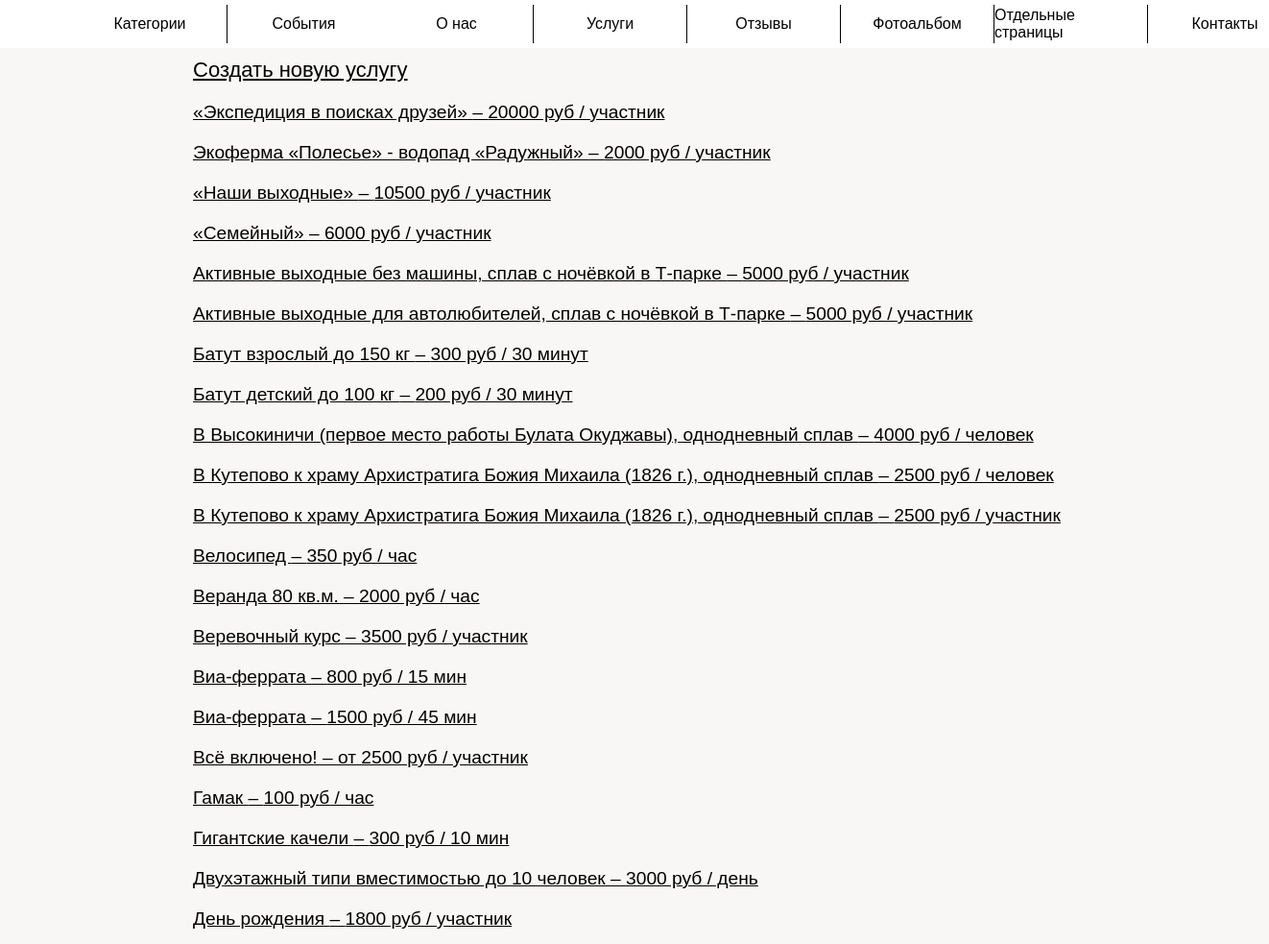
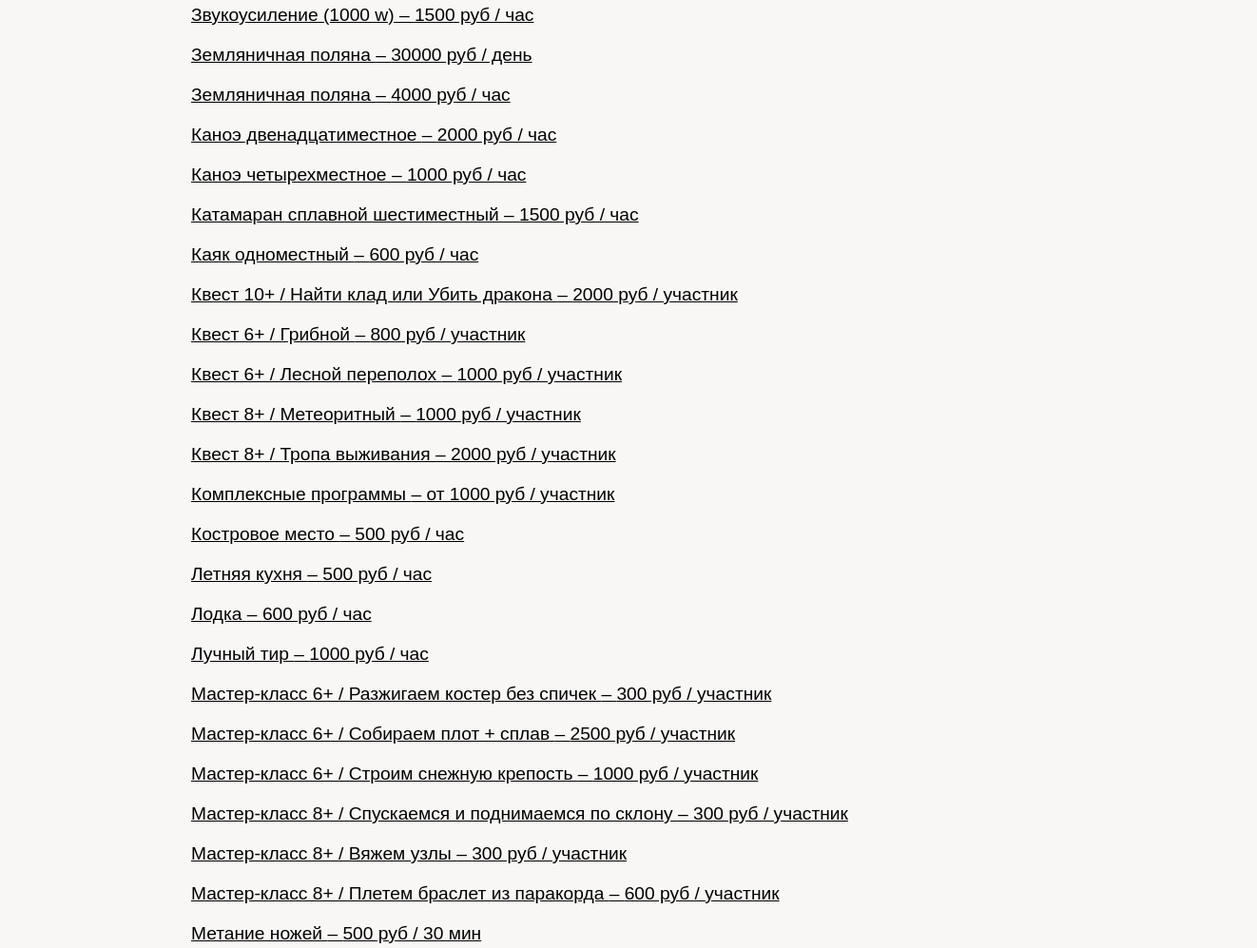
/admin_panel/all_services (signed in, upper part), run on an earlier commit of the app's database (2 pictures, top to bottom).
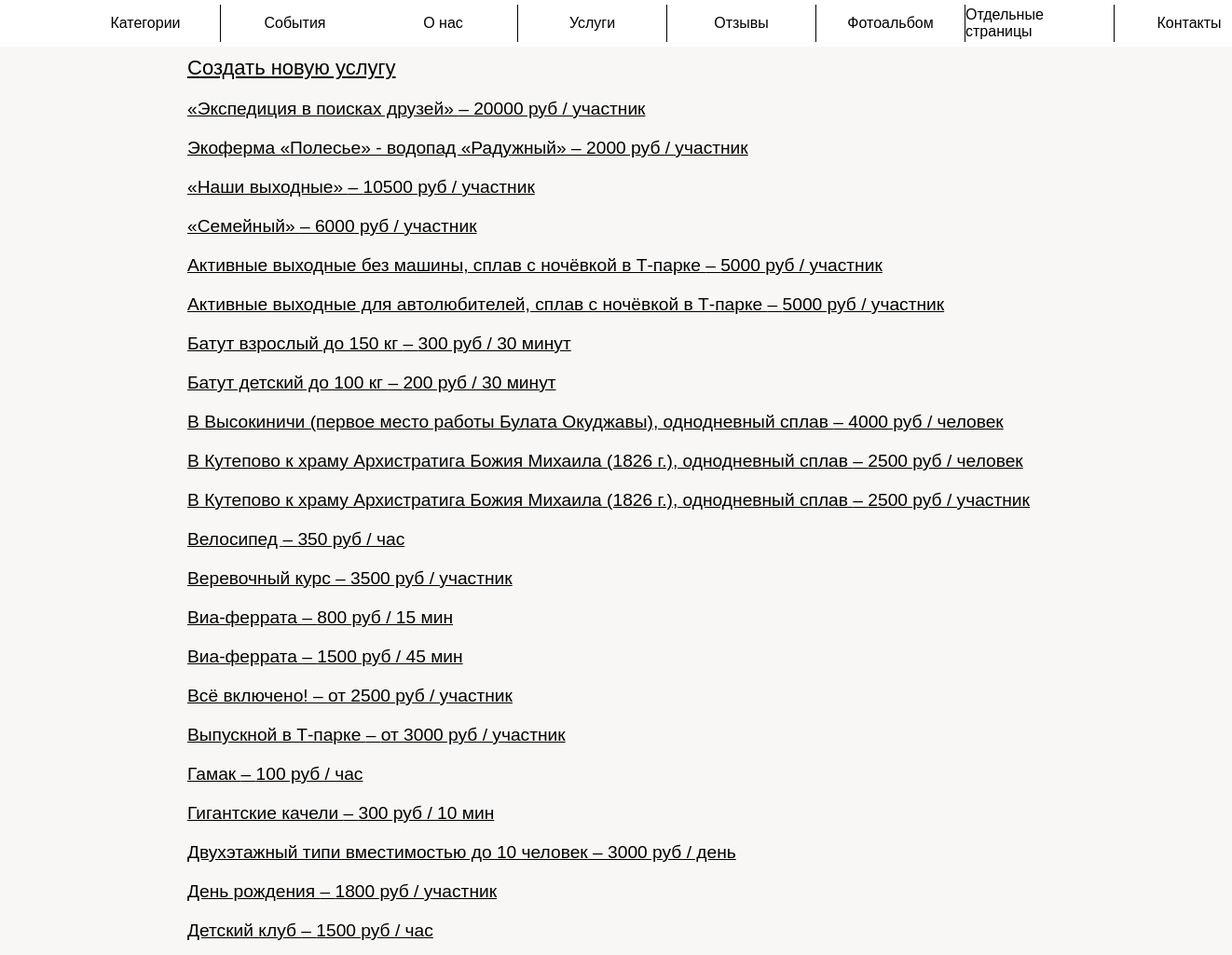
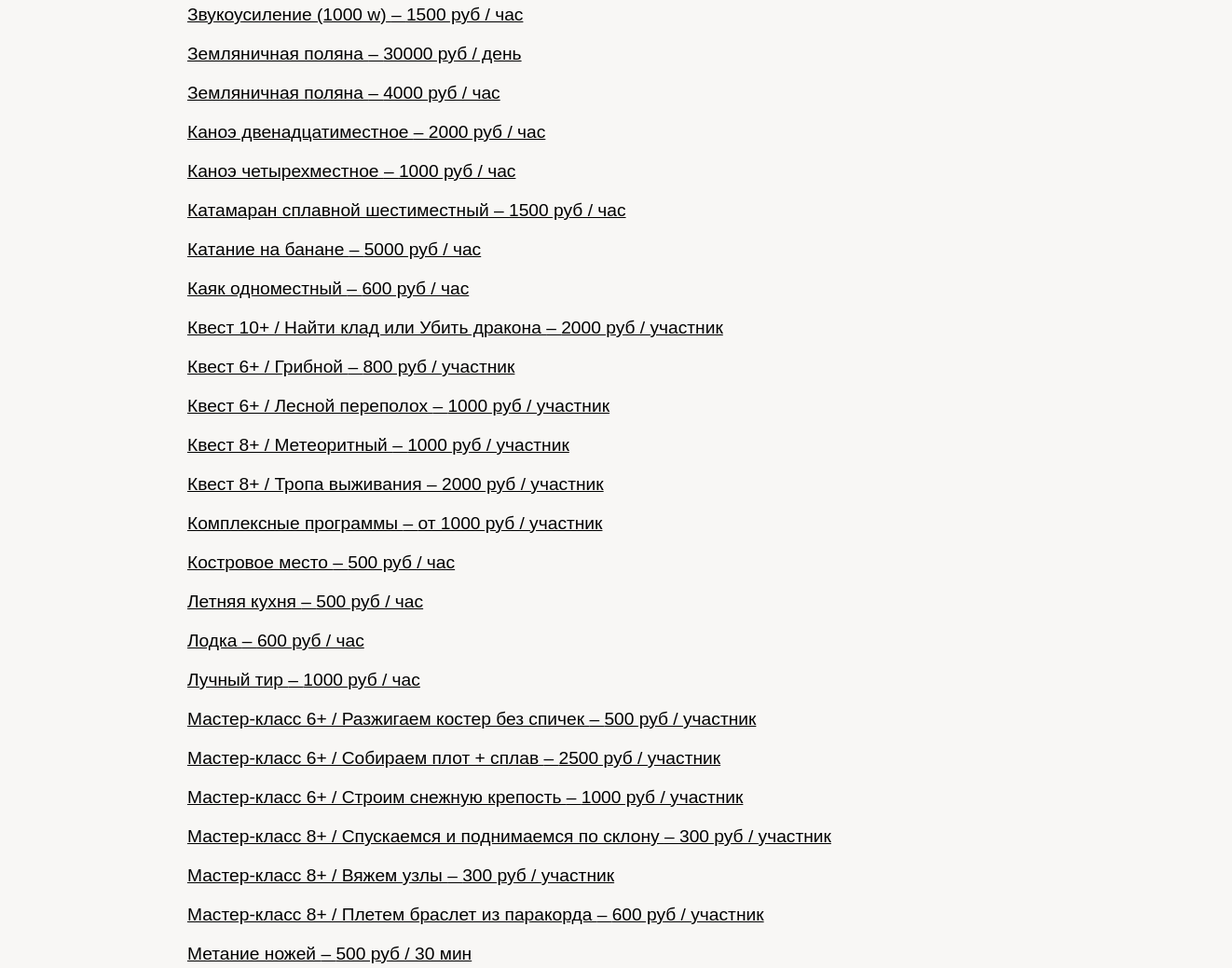
And on a later commit of the database (2 pictures, top to bottom).
### app/models.py (models this page shows)
class Service(db.Model):
    id = db.Column(db.Integer, primary_key=True, index=True, unique=True)
    name = db.Column(db.String(128))
    short_description = db.Column(db.String(512))  # краткое описание
    description = db.Column(db.Text)  # полное описание
    status = db.Column(db.BOOLEAN())  # отображение клиентам
    next = db.Column(db.BOOLEAN())   # есть ли переход на дальнейшую страницу
    categories = db.relationship('ServiceCategory', backref='service', lazy='dynamic')
    price = db.Column(db.String(8))
    time = db.Column(db.String(128))
    def __repr__(self):
        if self.time:
            return self.price + ' руб / ' + self.time
        elif self.price:
            return self.price + ' руб'
        else:
            return ''

### app/admin_panel/routes.py (the view)
@bp.route('/all_services', methods=['GET'])
@login_required
def all_services():
    services = Service.query.order_by(Service.name).all()
    return render_template('admin_panel/all_services.html', services=services)

### app/admin_panel/routes.py (called while the page is built)
@bp.after_request
def add_header(r):
    r.headers["Cache-Control"] = "no-cache, no-store, must-revalidate"
    r.headers["Pragma"] = "no-cache"
    r.headers["Expires"] = "1"
    r.headers['Cache-Control'] = 'public, max-age=0'
    return r

### app/models.py (called while the page is built)
@login.user_loader
def load_user(id):
    return Admin.query.get(int(id))

### app/templates/admin_panel/all_services.html
{% extends "admin_panel/base.html" %}
{% block scripts %}
    <link rel="stylesheet" href="{{ url_for('static', filename='admin_panel/events.css') }}">
    <link rel="stylesheet" href="{{ url_for('static', filename='admin_panel/all_services.css') }}">
{% endblock %}
{% block app_content %}
    <div class="block_event">
        <div class="new_event event">
            <a href="{{ url_for('admin_panel.service_create') }}">Создать новую услугу</a>
        </div>
        <div class="events">
            {% for service in services %}
                <div class="event">
                    <a class="title" href="{{ url_for('admin_panel.service_test') }}?service_id={{ service.id }}">
                        {{ service.name }} – {{ service }}
                    </a>
                </div>
            {% endfor %}
        </div>
    </div>
{% endblock %}

What changed in the data, as far as the page shows it:
removed Service: name "Веранда 80 кв.м.", time+price "2000 руб / час"
added Service: name "Выпускной в Т-парке", time+price "от 3000 руб / участник"
added Service: name "Детский клуб", time+price "1500 руб / час"
added Service: name "Катание на банане", time+price "5000 руб / час"
changed Service "Мастер-класс 6+ / Разжигаем костер без спичек": time+price "300 руб / участник" → "500 руб / участник"
